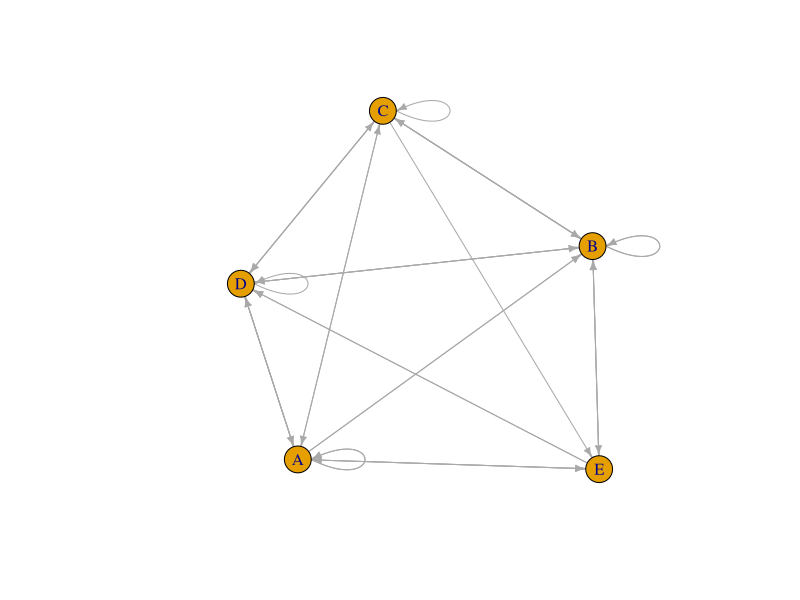
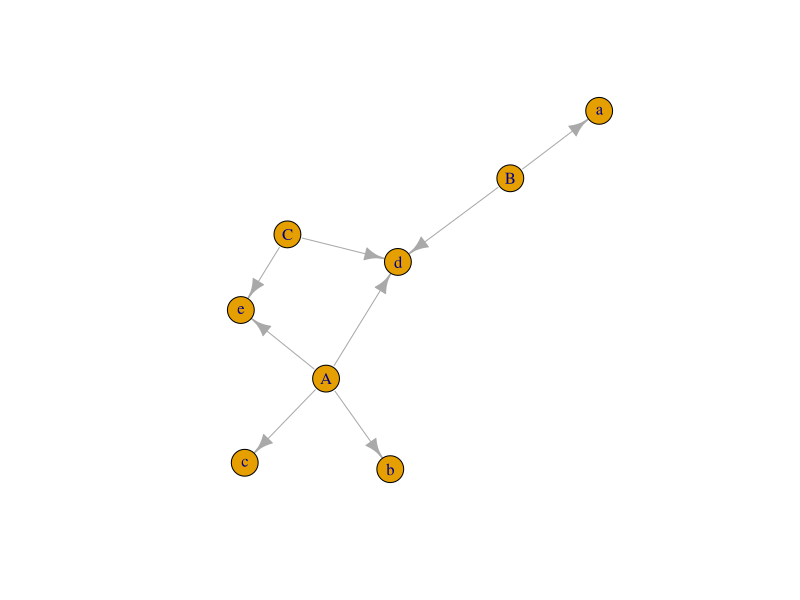
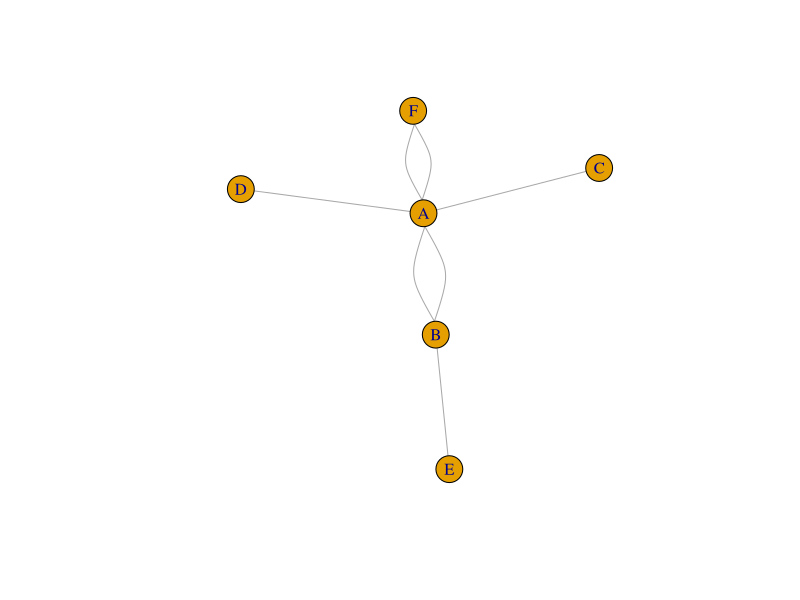
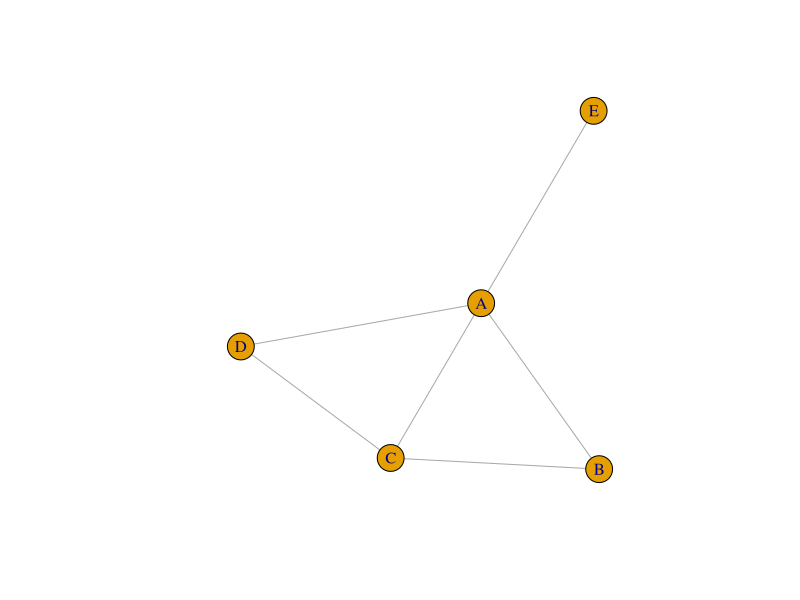
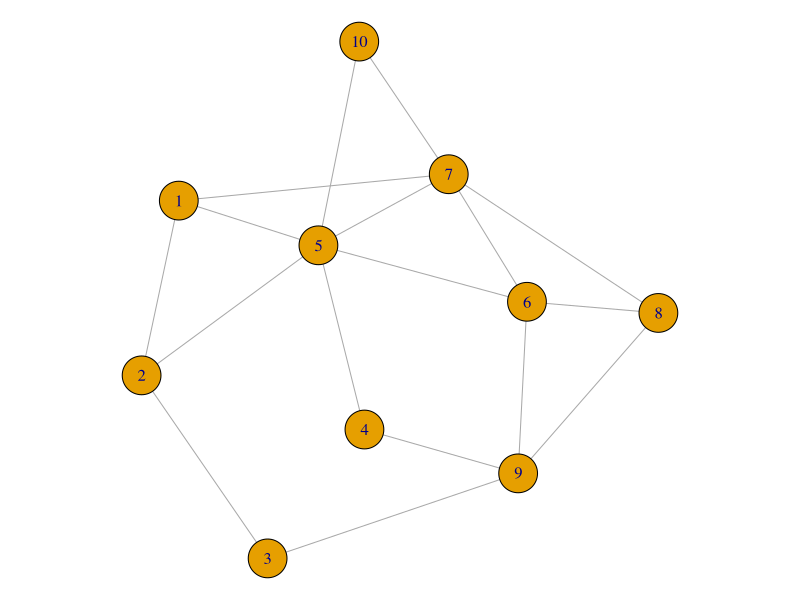
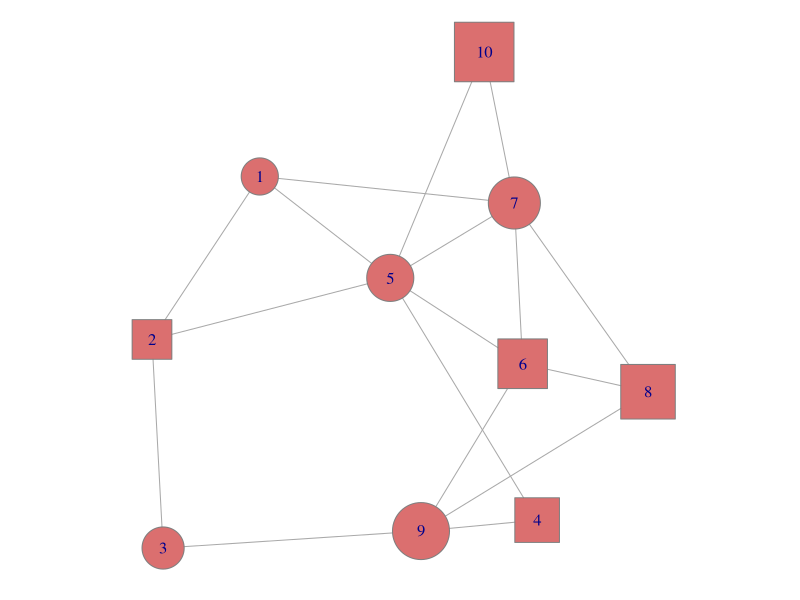
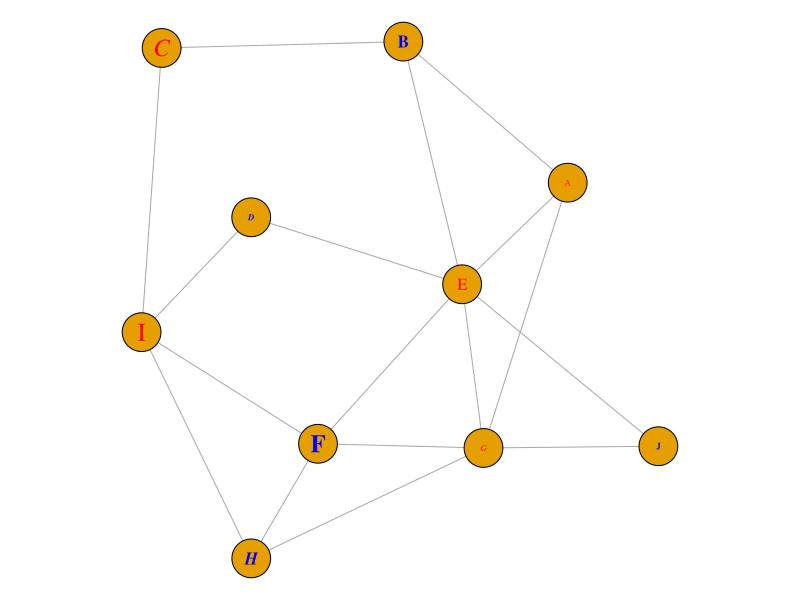
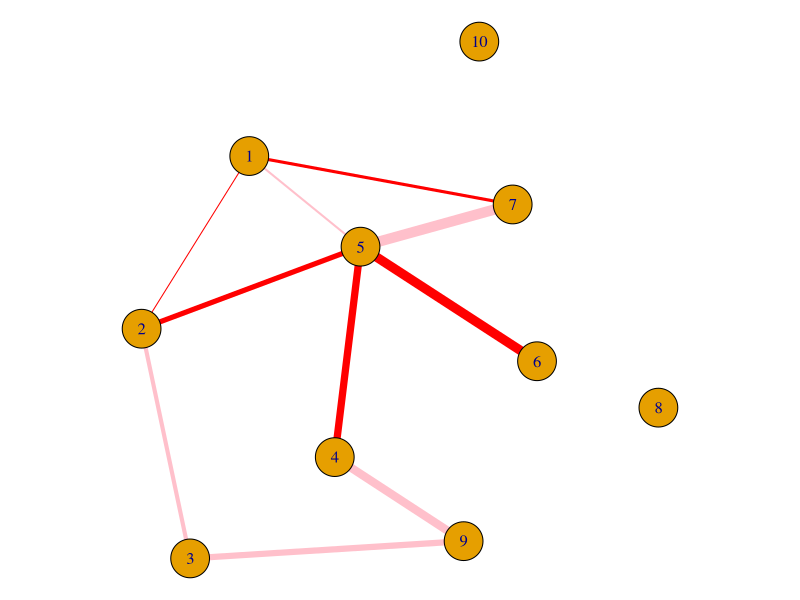

Reproduce these figures in R, in order.
## ---- chunk 1
knitr::opts_chunk$set(echo = TRUE)
## ---- chunk 2
library(igraph)
set.seed(10)
## ---- chunk 3
data <- matrix(sample(x = 0:2, size = 25, replace = T), nrow = 5)
rownames(data) <- LETTERS[1:5]; colnames(data) <- LETTERS[1:5]
## ---- chunk 4
network <- graph_from_adjacency_matrix(data)

plot(network,
     edge.arrow.size = 0.5,
     edge.curved = 0)
## ---- chunk 5
data <- matrix(sample(x = 0:2, size = 15, replace = T), nrow = 3)
colnames(data) <- letters[1:5]; rownames(data) <- LETTERS[1:3]
## ---- chunk 6
network <- graph_from_incidence_matrix(incidence = data, directed = T, mode = "out")

plot(network)
## ---- chunk 7
links <- data.frame(
    source = c("A", "A", "A", "A", "A", "F", "B"),
    target = c("B", "B", "C", "D", "F", "A", "E")
)

network <- graph_from_data_frame(d = links, directed = F, vertices = NULL)

plot(network)
## ---- chunk 8
network <- graph_from_literal(A-B-C-D, E-A-E-A, D-C-A, D-A-D-C, simplify = T)

plot(network)
## ---- chunk 9
data <- matrix(sample(0:1, 100, replace = T, prob = c(0.8, 0.2)), ncol = 10)
## ---- chunk 10
network <- graph_from_adjacency_matrix(adjmatrix = data,
                                       mode = "undirected",
                                       diag = F)

par(mar = c(0,0,0,0))
plot(network)
## ---- chunk 11
plot(network,
     vertex.color = rgb(0.8, 0.2, 0.2, 0.7),
     vertex.frame.color = "grey50",
     vertex.shape = c('circle', "square"),
     vertex.size = c(15:24),
     vertex.size2 = NA)
## ---- chunk 12
plot(network,
     vertex.label = LETTERS[1:10],
     vertex.label.color = c("red", "blue"),
     vertex.label.frame = "Times",
     vertex.label.cex = c(0.5, 1, 1.5),
     vertex.label.font = c(1, 2, 3, 4),
     vertex.label.dist = 0,
     vertex.label.degree = 0)
## ---- chunk 13
plot(network,
     edge.color = rep(c("red", "pink"), 5),
     edge.width = seq(1:10),
     edge.arrow.size = 1,
     edge.arrow.width = 1,
     edge.lty = "solid", # could be 0 or "blank", 1 or "solid", 2 or "dashed", 3 or "dotted", 4 or "dotdash", 5 or "longdash", 6 or "twodash"
     edge.curved = 0) # from 0 to 1
## ---- chunk 14
par(bg = "black", mar = c(0,0,0,0))

plot(network,
     #-- vertex
     vertex.color = "tomato",
     vertex.frame.color = "white",
     vertex.shape = "circle",
     vertex.size = 18,
     vertex.size2 = NA,
     
     #-- vertex label
     vertex.label = LETTERS[1:10],
     vertex.label.color = "white",
     vertex.label.family = "Times",
     vertex.label.font = 1,
     vertex.label.cex = 1,
     vertex.label.dist = 0,
     vertex.label.degree = 0,
     
     #-- edge
     edge.color = "white",
     edge.width = 2,
     edge.arrow.size = 1,
     edge.arrow.width = 1,
     edge.lty = 1,
     edge.curved = 0.3)
## ---- chunk 15
data <- matrix(sample(0:1, 400, replace = T, prob = c(0.8, 0.2)), nrow = 20)
network <- graph_from_adjacency_matrix(data, mode = "undirected", diag = F)
## ---- chunk 16
par(mfrow = c(2, 2), mar = c(1,1,1,1))
plot(network, layout = layout.sphere, main = "sphere")
plot(network, layout = layout.circle, main = "circle")
plot(network, layout = layout.random, main = "random")
plot(network, layout = layout.fruchterman.reingold, main = "fruchterman.reingold")
## ---- chunk 17
links <- data.frame(
    source = c("A","A", "A", "A", "A","J", "B", "B", "C", "C", "D","I"),
    target=c("B","B", "C", "D", "J","A","E", "F", "G", "H", "I","I"),
    importance = (sample(1:4, 12, replace = T))
)

nodes <- data.frame(
    name = LETTERS[1:10],
    carac = c(rep("young", 3), rep("adult", 2), rep("old", 5))
)
## ---- chunk 18
network <- graph_from_data_frame(d = links, vertices = nodes, directed = F)

library(RColorBrewer)
coul <- brewer.pal(3, "Set1")
names(coul) <- c("young", "adult", "old")
## ---- chunk 19
plot(network,
     vertex.color = coul[V(network)$carac])

legend("bottomleft", 
       legend = c("young", "adult", "old"),
       col = coul,
       bty = "n",
       pch = 20,
       pt.cex = 2, 
       cex = 1.2,
       text.col = coul,
       horiz = F, 
       inset = c(0.1, 0.1))
## ---- chunk 20
plot(network,
     vertex.color = coul[V(network)$carac],
     edge.width = E(network)$importance)

legend("bottomleft",
       legend = c("young", "adult", "old"),
       col = coul,
       bty = "n",
       pch = 20,
       pt.cex = 2, 
       cex = 1.2, 
       text.col = coul,
       horiz = F,
       inset = c(0.1, 0.1))
## ---- chunk 21
mat <- cor(t(mtcars[, c(1, 3:6)]))
## ---- chunk 22
mat[mat < 0.995] <- 0
## ---- chunk 23
network <- graph_from_adjacency_matrix(mat, weighted = T, mode = "undirected", diag = F)
plot(network)
## ---- chunk 24
col <- brewer.pal(nlevels(as.factor(mtcars$cyl)), "Set1")
names(col) <- unique(mtcars$cyl)
## ---- chunk 25
l <- layout_with_fr(network)
## ---- chunk 26
par(bg = "grey13", mar = c(0,0,0,0))
plot(network,
     vertex.size = 12,
     vertex.color = col[as.character(mtcars$cyl)],
     vertex.label.cex = 0.5,
     vertex.label.color = "white",
     vertex.frame.color = "transparent",
     layout = l)

text(x = 0, y = 0, labels = "mtcars network", col = "white", cex = 1.5)
legend(x = -0.25, y = -0.12, 
       legend = c("4 cylinder", "6 cylinders", "8 cylinders"),
       col = col,
       bty = "n",
       pch = 20,
       pt.cex = 2,
       cex = 1,
       text.col = "white",
       horiz = F)
## ---- chunk 27
plot(network,
     edge.color = rep(c("red", "pink"), 5),
     edge.width = seq(1:10),
     edge.size = 1,
     edge.arrow.size = 1,
     edge.arrow.width = 1,
     edge.lty = 1,
     edge.curved = 0.3,
     layout = l)
## ---- chunk 28
par(bg = "black", mar = c(0,0,0,0))
plot(network,
     #-- vertex
     vertex.color = rgb(0.8, 0.4, 0.3, 0.8),
     vertex.frame.color = "white",
     vertex.shape = "circle",
     vertex.size = 14,
     vertex.size2 = NA,
     
     #-- vertex.label
     vertex.label = rownames(mtcars),
     vertex.label.color = "white",
     vertex.label.family = "Times",
     vertex.label.font = 2,
     vertex.label.cex = 0.5,
     vertex.label.dist = 0,
     vertex.label.degree = 0,
     
     #-- edge
     edge.color = "white",
     edge.width = 4,
     edge.arrow.size = 1,
     edge.arrow.width = 1,
     edge.lty = 1,
     edge.curved = 0.3,
     layout = l)
## ---- chunk 29
links <- data.frame(
    source = c("A","A", "A", "A", "A","J", "B", "B", "C", "C", "D","I"),
    target = c("B","B", "C", "D", "J","A","E", "F", "G", "H", "I","I")
)
## ---- chunk 30
network <- graph_from_data_frame(d = links, directed = F)
## ---- chunk 31
deg <- degree(network, mode = "all")
## ---- chunk 32
plot(network,
     vertex.size = deg*6,
     vertex.color = rgb(0.3, 0.5, 0.2, 0.8))
